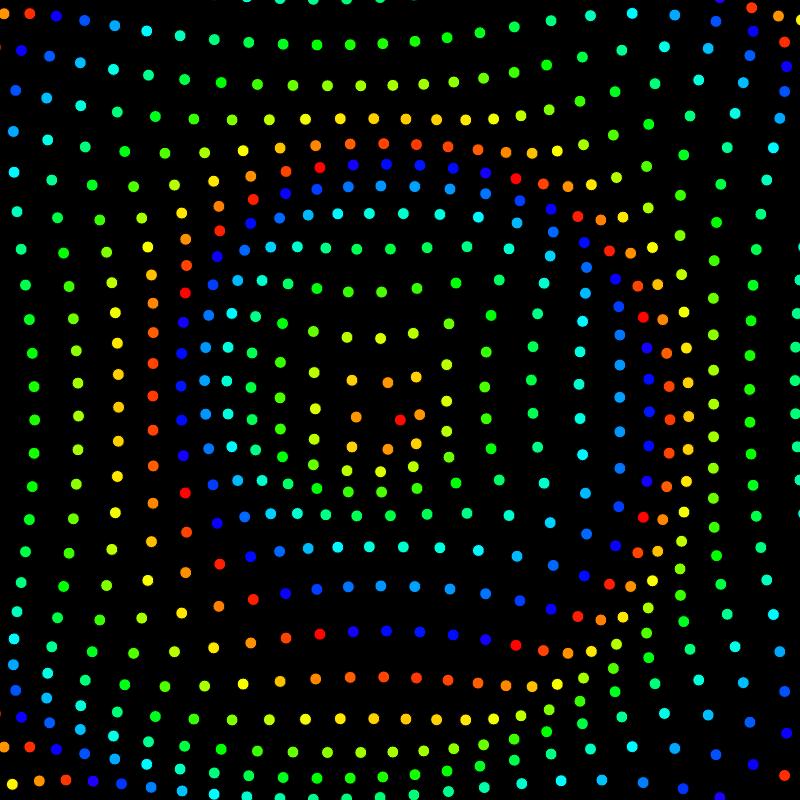
Frame 1 (no input)
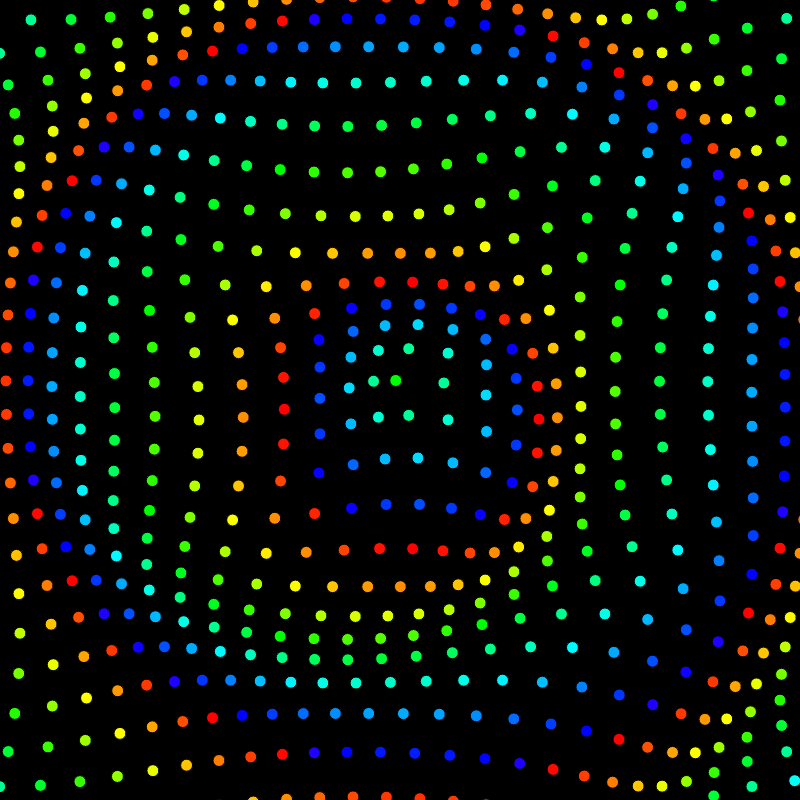
Frame 60 (no input)
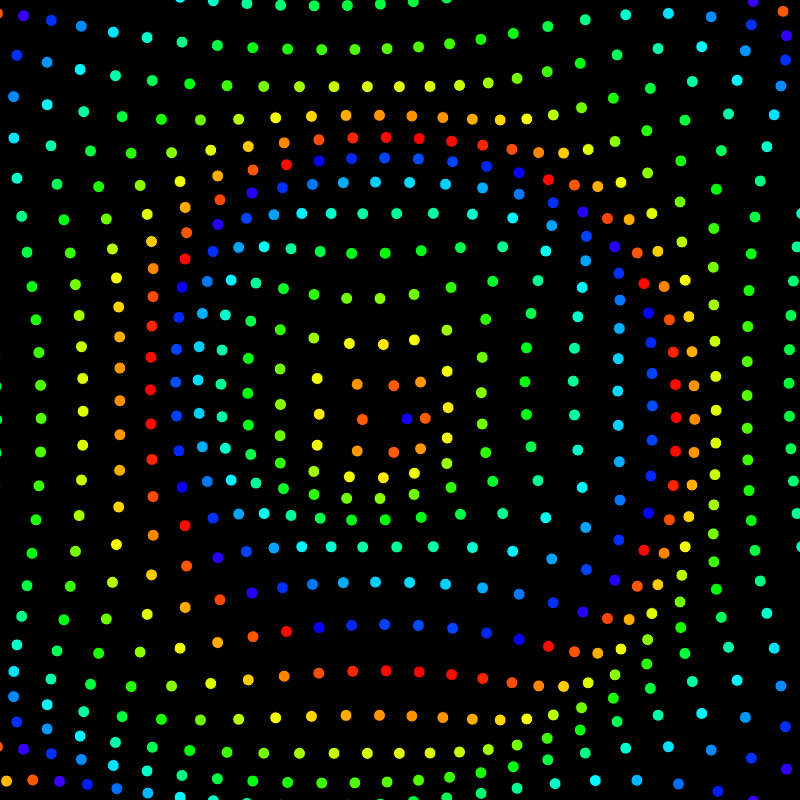
Frame 120 (the mouse pressed at the canvas centre since frame 60)

The p5.js sketch that drew these frames (run headless with seeded random() and noise() and a simulated clock; from frame 60 on, the mouse is pressed at the canvas centre):

// p5.js sketch
// ── sketch.js
// attempt to reverse engineer bees and bombs in p5
// http://beesandbombs.tumblr.com/post/121790476454/fundots-bees-bombs-also-on-twitter-insta

var numRows;
var numCirclesPerRow;
var rad;
var speed;

function setup() {
  createCanvas(800, 800);
  colorMode(HSB);
  background(0);
  
  numRows = 30;
  numCirclesPerRow = 30;
  rad = 20;
  speed = 0.05;
}

function draw() {
  background(0);
      
  for (var r=0; r<numRows; r++) {
    for (var i=0; i<numCirclesPerRow; i++) {
      
      var cx = map(i, 0, numCirclesPerRow, -100, width+100);
      var cy = map(r, 0, numRows, -100, height+100);
      
      var distFromCenter = dist(cx, cy, width/2, height/2);
      var angle = frameCount*speed + distFromCenter*0.02 + i*0.1;
      
      var x = cx + rad * cos(angle);
      var y = cy + rad * sin(angle);
      
      var offset = map(frameCount, 0, TWO_PI/speed, 0, 255);
      var h_ = (distFromCenter + offset) % 255;
      var s_ = 200;
      var b_ = 200;
      
      fill(h_, s_, b_);
      ellipse(x, y, 12, 12);
    }  
  }
}
